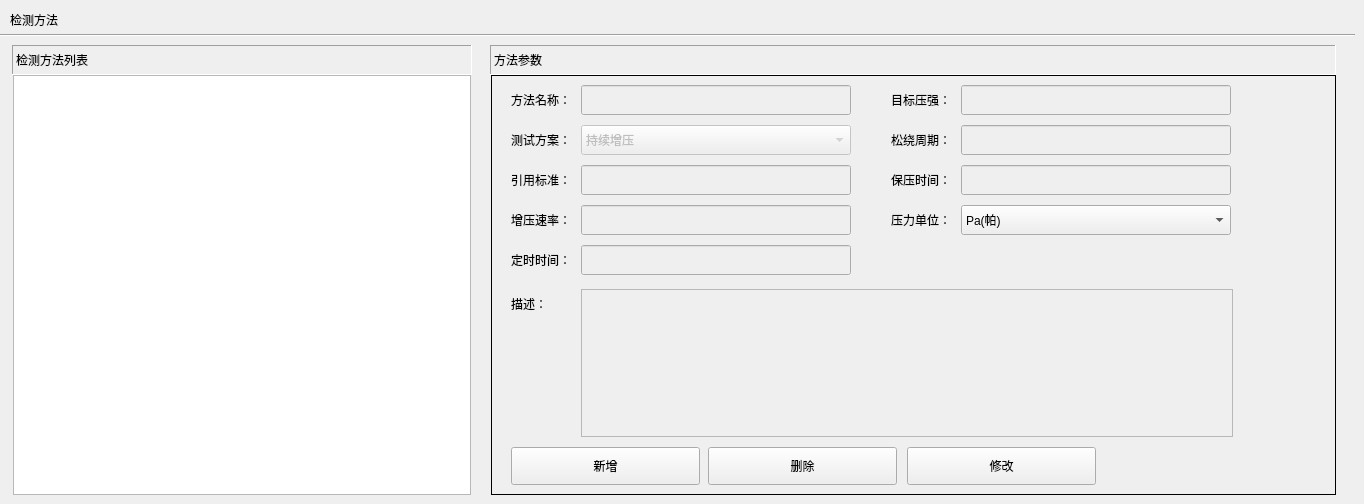
   <widget class="QWidget" name="tab_2">
    <attribute name="title">
     <string>Tab 2</string>
    </attribute>
    <widget class="Line" name="line_14">
     <property name="geometry">
      <rect>
       <x>0</x>
       <y>34</y>
       <width>1355</width>
       <height>3</height>
      </rect>
     </property>
     <property name="orientation">
      <enum>Qt::Horizontal</enum>
     </property>
    </widget>
    <widget class="QLabel" name="label_methodList">
     <property name="geometry">
      <rect>
       <x>12</x>
       <y>45</y>
       <width>460</width>
       <height>30</height>
      </rect>
     </property>
     <property name="frameShape">
      <enum>QFrame::Panel</enum>
     </property>
     <property name="frameShadow">
      <enum>QFrame::Sunken</enum>
     </property>
     <property name="text">
      <string>检测方法列表</string>
     </property>
    </widget>
    <widget class="QLabel" name="label_9">
     <property name="geometry">
      <rect>
       <x>10</x>
       <y>5</y>
       <width>100</width>
       <height>30</height>
      </rect>
     </property>
     <property name="text">
      <string>检测方法</string>
     </property>
    </widget>
    <widget class="QListView" name="listView_methodList">
     <property name="geometry">
      <rect>
       <x>13</x>
       <y>75</y>
       <width>458</width>
       <height>420</height>
      </rect>
     </property>
     <property name="frameShape">
      <enum>QFrame::StyledPanel</enum>
     </property>
     <property name="frameShadow">
      <enum>QFrame::Plain</enum>
     </property>
    </widget>
    <widget class="QLabel" name="label_methodParams">
     <property name="geometry">
      <rect>
       <x>490</x>
       <y>45</y>
       <width>846</width>
       <height>30</height>
      </rect>
     </property>
     <property name="minimumSize">
      <size>
       <width>0</width>
       <height>0</height>
      </size>
     </property>
     <property name="frameShape">
      <enum>QFrame::Panel</enum>
     </property>
     <property name="frameShadow">
      <enum>QFrame::Sunken</enum>
     </property>
     <property name="text">
      <string>方法参数</string>
     </property>
    </widget>
    <widget class="QFrame" name="frame_2">
     <property name="geometry">
      <rect>
       <x>491</x>
       <y>75</y>
       <width>845</width>
       <height>420</height>
      </rect>
     </property>
     <property name="frameShape">
      <enum>QFrame::Panel</enum>
     </property>
     <property name="frameShadow">
      <enum>QFrame::Plain</enum>
     </property>
     <widget class="QLabel" name="label_8">
      <property name="geometry">
       <rect>
        <x>20</x>
        <y>15</y>
        <width>80</width>
        <height>20</height>
       </rect>
      </property>
      <property name="text">
       <string>方法名称：</string>
      </property>
     </widget>
     <widget class="QLabel" name="label_10">
      <property name="geometry">
       <rect>
        <x>20</x>
        <y>50</y>
        <width>80</width>
        <height>30</height>
       </rect>
      </property>
      <property name="text">
       <string>测试方案：</string>
      </property>
     </widget>
     <widget class="QLabel" name="label_11">
      <property name="geometry">
       <rect>
        <x>20</x>
        <y>90</y>
        <width>80</width>
        <height>30</height>
       </rect>
      </property>
      <property name="text">
       <string>引用标准：</string>
      </property>
     </widget>
     <widget class="QLabel" name="label_12">
      <property name="geometry">
       <rect>
        <x>20</x>
        <y>130</y>
        <width>80</width>
        <height>30</height>
       </rect>
      </property>
      <property name="text">
       <string>增压速率：</string>
      </property>
     </widget>
     <widget class="QLabel" name="label_13">
      <property name="geometry">
       <rect>
        <x>20</x>
        <y>170</y>
        <width>80</width>
        <height>30</height>
       </rect>
      </property>
      <property name="text">
       <string>定时时间：</string>
      </property>
     </widget>
     <widget class="QLabel" name="label_14">
      <property name="geometry">
       <rect>
        <x>400</x>
        <y>10</y>
        <width>80</width>
        <height>30</height>
       </rect>
      </property>
      <property name="text">
       <string>目标压强：</string>
      </property>
     </widget>
     <widget class="QLabel" name="label_15">
      <property name="geometry">
       <rect>
        <x>400</x>
        <y>50</y>
        <width>80</width>
        <height>30</height>
       </rect>
      </property>
      <property name="text">
       <string>松绕周期：</string>
      </property>
     </widget>
     <widget class="QLabel" name="label_16">
      <property name="geometry">
       <rect>
        <x>400</x>
        <y>90</y>
        <width>80</width>
        <height>30</height>
       </rect>
      </property>
      <property name="text">
       <string>保压时间：</string>
      </property>
     </widget>
     <widget class="QLabel" name="label_17">
      <property name="geometry">
       <rect>
        <x>400</x>
        <y>130</y>
        <width>80</width>
        <height>30</height>
       </rect>
      </property>
      <property name="text">
       <string>压力单位：</string>
      </property>
     </widget>
     <widget class="QLabel" name="label_18">
      <property name="geometry">
       <rect>
        <x>20</x>
        <y>214</y>
        <width>80</width>
        <height>30</height>
       </rect>
      </property>
      <property name="text">
       <string>描述：</string>
      </property>
     </widget>
     <widget class="QLineEdit" name="lineEdit_methodName">
      <property name="enabled">
       <bool>false</bool>
      </property>
      <property name="geometry">
       <rect>
        <x>90</x>
        <y>10</y>
        <width>270</width>
        <height>30</height>
       </rect>
      </property>
     </widget>
     <widget class="QLineEdit" name="lineEdit_standard">
      <property name="enabled">
       <bool>false</bool>
      </property>
      <property name="geometry">
       <rect>
        <x>90</x>
        <y>90</y>
        <width>270</width>
        <height>30</height>
       </rect>
      </property>
     </widget>
     <widget class="QComboBox" name="comboBox_plan">
      <property name="enabled">
       <bool>false</bool>
      </property>
      <property name="geometry">
       <rect>
        <x>90</x>
        <y>50</y>
        <width>270</width>
        <height>30</height>
       </rect>
      </property>
      <item>
       <property name="text">
        <string>持续增压</string>
       </property>
      </item>
      <item>
       <property name="text">
        <string>定时计压</string>
       </property>
      </item>
      <item>
       <property name="text">
        <string>定时定压</string>
       </property>
      </item>
      <item>
       <property name="text">
        <string>绕曲松弛</string>
       </property>
      </item>
      <item>
       <property name="text">
        <string>渗水漏水</string>
       </property>
      </item>
     </widget>
     <widget class="QLineEdit" name="lineEdit_pressureRate">
      <property name="enabled">
       <bool>false</bool>
      </property>
      <property name="geometry">
       <rect>
        <x>90</x>
        <y>130</y>
        <width>270</width>
        <height>30</height>
       </rect>
      </property>
     </widget>
     <widget class="QLineEdit" name="lineEdit_setTime">
      <property name="enabled">
       <bool>false</bool>
      </property>
      <property name="geometry">
       <rect>
        <x>90</x>
        <y>170</y>
        <width>270</width>
        <height>30</height>
       </rect>
      </property>
     </widget>
     <widget class="QLineEdit" name="lineEdit_targetPressure">
      <property name="enabled">
       <bool>false</bool>
      </property>
      <property name="geometry">
       <rect>
        <x>470</x>
        <y>10</y>
        <width>270</width>
        <height>30</height>
       </rect>
      </property>
     </widget>
     <widget class="QLineEdit" name="lineEdit_pressureCycle">
      <property name="enabled">
       <bool>false</bool>
      </property>
      <property name="geometry">
       <rect>
        <x>470</x>
        <y>50</y>
        <width>270</width>
        <height>30</height>
       </rect>
      </property>
     </widget>
     <widget class="QLineEdit" name="lineEdit_pressureHolding">
      <property name="enabled">
       <bool>false</bool>
      </property>
      <property name="geometry">
       <rect>
        <x>470</x>
        <y>90</y>
        <width>270</width>
        <height>30</height>
       </rect>
      </property>
     </widget>
     <widget class="QTextEdit" name="textEdit_discription">
      <property name="enabled">
       <bool>false</bool>
      </property>
      <property name="geometry">
       <rect>
        <x>90</x>
        <y>214</y>
        <width>652</width>
        <height>148</height>
       </rect>
      </property>
     </widget>
     <widget class="QPushButton" name="pushButton_addMethod">
      <property name="geometry">
       <rect>
        <x>20</x>
        <y>372</y>
        <width>189</width>
        <height>38</height>
       </rect>
      </property>
      <property name="text">
       <string>新增</string>
      </property>
     </widget>
     <widget class="QPushButton" name="pushButton_delMethod">
      <property name="geometry">
       <rect>
        <x>217</x>
        <y>372</y>
        <width>189</width>
        <height>38</height>
       </rect>
      </property>
      <property name="text">
       <string>删除</string>
      </property>
     </widget>
     <widget class="QPushButton" name="pushButton_modifyMethod">
      <property name="geometry">
       <rect>
        <x>416</x>
        <y>372</y>
        <width>189</width>
        <height>38</height>
       </rect>
      </property>
      <property name="text">
       <string>修改</string>
      </property>
     </widget>
     <widget class="QComboBox" name="comboBox_unit">
      <property name="enabled">
       <bool>true</bool>
      </property>
      <property name="geometry">
       <rect>
        <x>470</x>
        <y>130</y>
        <width>270</width>
        <height>30</height>
       </rect>
      </property>
      <item>
       <property name="text">
        <string>Pa(帕)</string>
       </property>
      </item>
      <item>
       <property name="text">
        <string>kPa(千帕)</string>
       </property>
      </item>
      <item>
       <property name="text">
        <string>mBar(毫巴)</string>
       </property>
      </item>
      <item>
       <property name="text">
        <string>mmH2O(毫米水柱)</string>
       </property>
      </item>
     </widget>
    </widget>
    <widget class="QPushButton" name="pushButton_saveMethod">
     <property name="geometry">
      <rect>
       <x>1305</x>
       <y>54</y>
       <width>15</width>
       <height>15</height>
      </rect>
     </property>
     <property name="text">
      <string/>
     </property>
     <property name="icon">
      <iconset>
       <normaloff>resource/testmethod/methodSave.png</normaloff>resource/testmethod/methodSave.png</iconset>
     </property>
     <property name="flat">
      <bool>true</bool>
     </property>
    </widget>
    <widget class="QLabel" name="label_testMethodMessage">
     <property name="geometry">
      <rect>
       <x>120</x>
       <y>5</y>
       <width>1000</width>
       <height>30</height>
      </rect>
     </property>
     <property name="text">
      <string/>
     </property>
    </widget>
   </widget>
